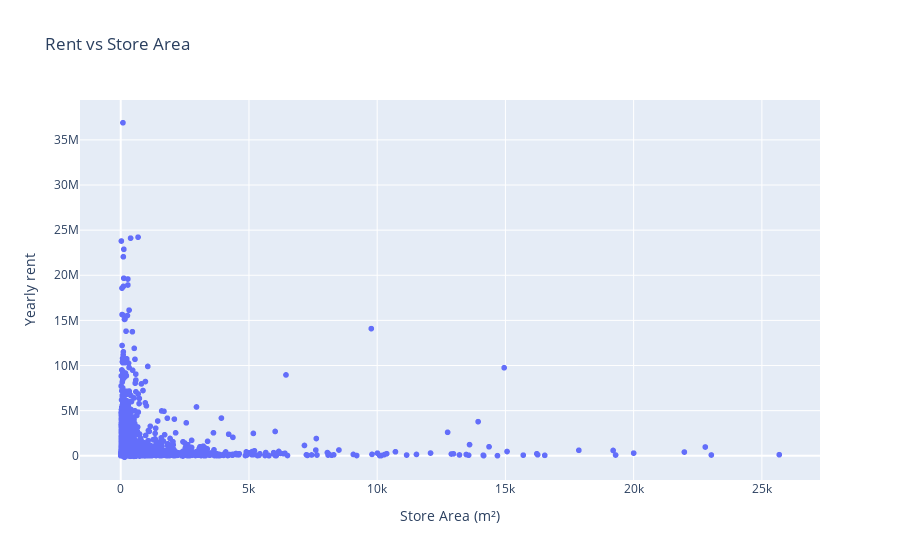

This figure's notebook cell:
### Code cell
import plotly.express as px

# Plot rent against store area
fig = px.scatter(store_cleaned, x='store_area', y='store_rent_r12m', title='Rent vs Store Area', log_y=False)
fig.update_layout(xaxis_title='Store Area (m²)', yaxis_title='Yearly rent')
fig.show()

### Figure 1 — Plotly figure (JSON) as saved in the notebook; plotly's stock layout.template omitted (floating-point values rounded to 4 significant figures; data arrays with more than 128 entries replaced by an {"elided": "..."} marker saying what was removed)
{"data": [{"hovertemplate": "store_area=%{x}<br>store_rent_r12m=%{y}<extra></extra>", "legendgroup": "", "marker": {"color": "#636efa", "symbol": "circle"}, "mode": "markers", "name": "", "showlegend": false, "type": "scattergl", "x": {"elided": "8105 float values"}, "xaxis": "x", "y": {"elided": "8105 int values"}, "yaxis": "y"}], "layout": {"legend": {"tracegroupgap": 0}, "title": {"text": "Rent vs Store Area"}, "xaxis": {"anchor": "y", "domain": [0, 1], "title": {"text": "Store Area (m²)"}}, "yaxis": {"anchor": "x", "domain": [0, 1], "title": {"text": "Yearly rent"}}}}
